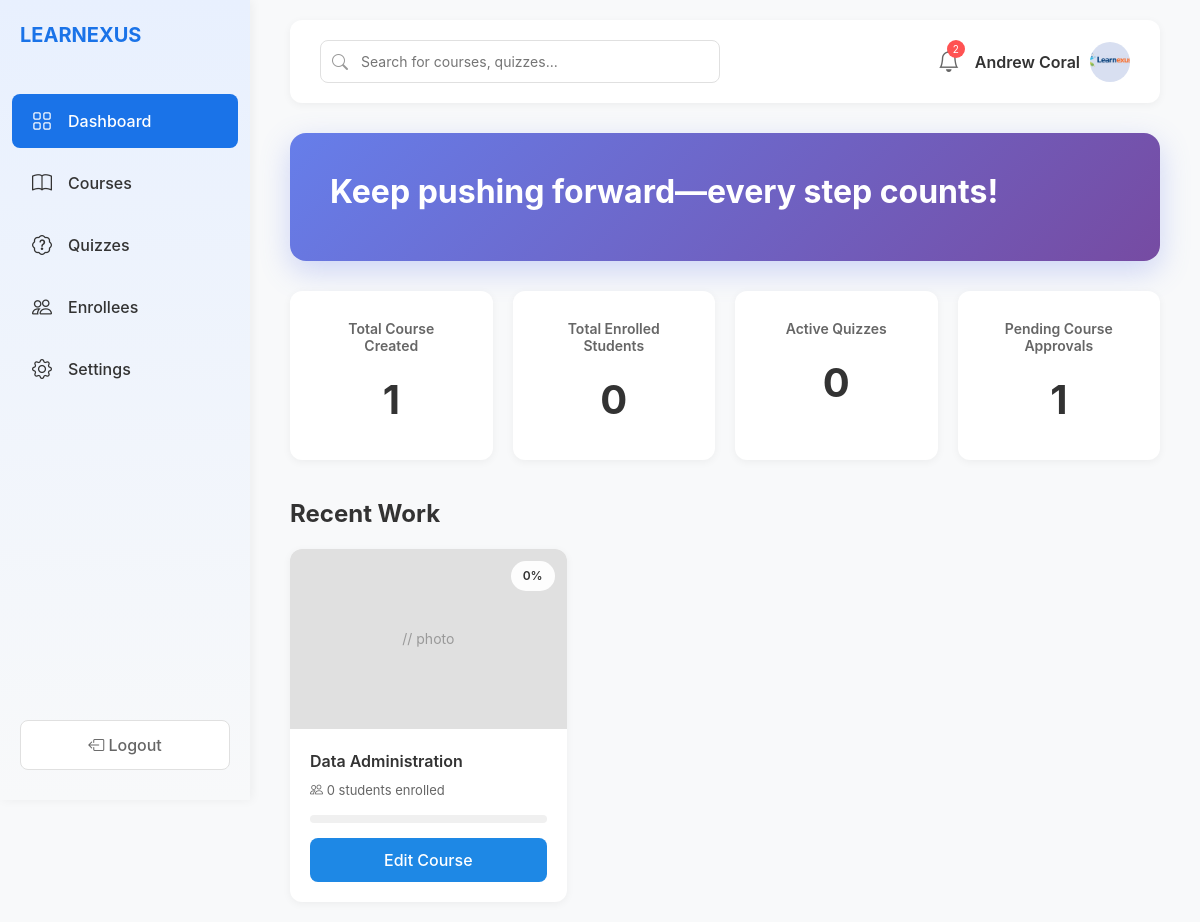
The app's page /teacher/dashboard.php (signed in), older data.
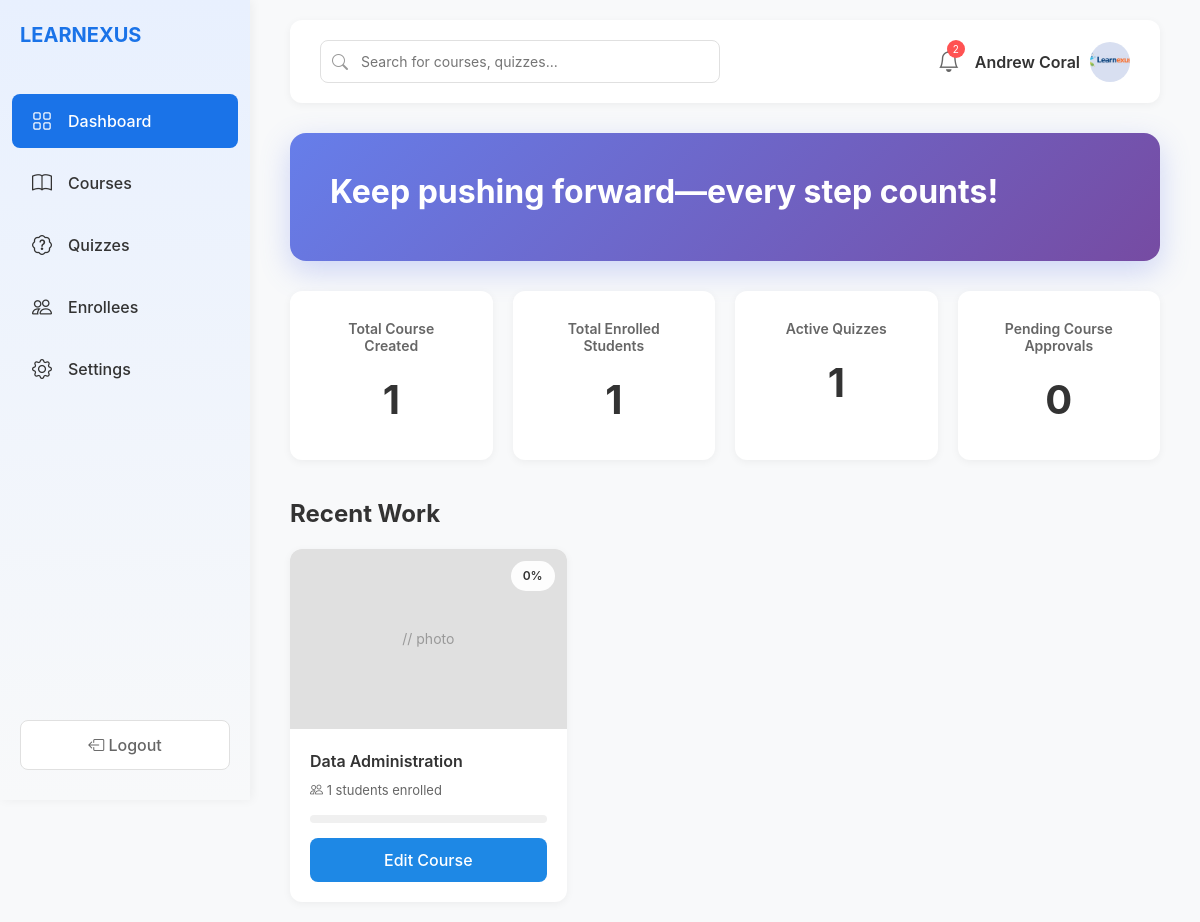
The same page, newer data.
### tables this page shows
CREATE TABLE `courses` (
  `courseID` int(11) NOT NULL,
  `teacherID` int(11) NOT NULL,
  `title` varchar(255) NOT NULL,
  `description` text DEFAULT NULL,
  `price` decimal(10,2) DEFAULT 0.00,
  `category` varchar(100) DEFAULT NULL,
  `status` enum('draft','published','archived') DEFAULT 'draft',
  `passingScore` int(11) DEFAULT 70,
  `createdAt` timestamp NOT NULL DEFAULT current_timestamp()
);

### teacher/dashboard.php (the view, shortened to what the changed rows need)
<?php
require_once '../database/db_connect.php';
$teacherID = $_SESSION['user_id'];
$stmt = $conn->prepare("
    SELECT COUNT(DISTINCT e.userID) as count
    FROM enrollments e
    JOIN courses c ON e.courseID = c.courseID
    WHERE c.teacherID = ?
");
$stmt->execute([$teacherID]);
$totalStudents = $stmt->fetch()['count'];
$stmt = $conn->prepare("
    SELECT COUNT(*) as count
    FROM quizzes q
    JOIN courses c ON q.courseID = c.courseID
    WHERE c.teacherID = ?
");
$stmt->execute([$teacherID]);
$activeQuizzes = $stmt->fetch()['count'];
$stmt = $conn->prepare("
    SELECT COUNT(*) as count
    FROM courses
    WHERE teacherID = ? AND status = 'draft'
");
$stmt->execute([$teacherID]);
$pendingApprovals = $stmt->fetch()['count'];
$stmt = $conn->prepare("
    SELECT c.*,
           (SELECT COUNT(*) FROM enrollments WHERE courseID = c.courseID) as studentCount
    FROM courses c
    WHERE c.teacherID = ?
    ORDER BY c.createdAt DESC
    LIMIT 3
");
$stmt->execute([$teacherID]);
$recentCourses = $stmt->fetchAll();
function calculateCourseCompletion($courseID, $conn) {
    $stmt = $conn->prepare("SELECT COUNT(*) as count FROM modules WHERE courseID = ?");
    $stmt->execute([$courseID]);
    $moduleCount = $stmt->fetch()['count'];
    if ($moduleCount == 0) return 0;
    return ($moduleCount / 5) * 100;
}
$motivationalPhrases = [
    "Keep pushing forward—every step counts!",
    "Believe in yourself and all that you are!",
    "Success is the sum of small efforts repeated daily.",
    "Your dedication today shapes tomorrow's success.",
    "Stay focused and never give up!",
    "Every day is a new opportunity to learn and grow.",
    "Strive for progress, not perfection.",
    "Great things take time. Keep going!",
    "Consistency is the key to mastery.",
    "You have the power to create amazing results!"
];
$dayOfYear = date('z');
$dailyMotivation = $motivationalPhrases[$dayOfYear % count($motivationalPhrases)];
?>
<!DOCTYPE html>
<html lang="en">
<head>
    <link href="https://cdn.jsdelivr.net/npm/bootstrap@5.3.3/dist/css/bootstrap.min.css" rel="stylesheet">
    <link rel="stylesheet" href="https://cdn.jsdelivr.net/npm/bootstrap-icons@1.11.1/font/bootstrap-icons.css">
</head>
<body>
    <div class="main-content">
        <div class="welcome-banner">
    <h2><?php echo $dailyMotivation; ?></h2>
</div>
        <div class="stats-container">
            <div class="stat-card">
                <h3>Total Enrolled Students</h3>
                <div class="number"><?php echo $totalStudents; ?></div>
            </div>
            <div class="stat-card">
                <h3>Active Quizzes</h3>
                <div class="number"><?php echo $activeQuizzes; ?></div>
            </div>
            <div class="stat-card">
                <h3>Pending Course Approvals</h3>
                <div class="number"><?php echo $pendingApprovals; ?></div>
            </div>
        </div>
        <h2 class="section-title">Recent Work</h2>
        <div class="course-grid">
            <?php if (count($recentCourses) > 0): ?>
                <?php foreach ($recentCourses as $course): ?>
                    <?php $completion = calculateCourseCompletion($course['courseID'], $conn); ?>
                    <div class="course-card">
                        <div class="course-image">
                            <span class="course-progress-badge"><?php echo round($completion); ?>%</span>
                            // photo
                        </div>
                        <div class="course-body">
                            <div class="course-title"><?php echo htmlspecialchars($course['title']); ?></div>
                            <div class="course-meta">
                                <i class="bi bi-people"></i> <?php echo $course['studentCount']; ?> students enrolled
                            </div>
                            <div class="progress">
                            </div>
                            <button class="btn btn-edit" onclick="window.location.href='edit_course.php?id=<?php echo $course['courseID']; ?>'">
                                Edit Course
                            </button>
                        </div>
                    </div>
                <?php endforeach; ?>
            <?php endif; ?>
        </div>
    </div>
</body>
</html>

Row changes from the older to the newer data that the page shows:
changed courses "Data Administration": studentCount "0" → "1"
Text that changed along with them:
$totalStudents: "0" → "1"
$activeQuizzes: "0" → "1"
$pendingApprovals: "1" → "0"
